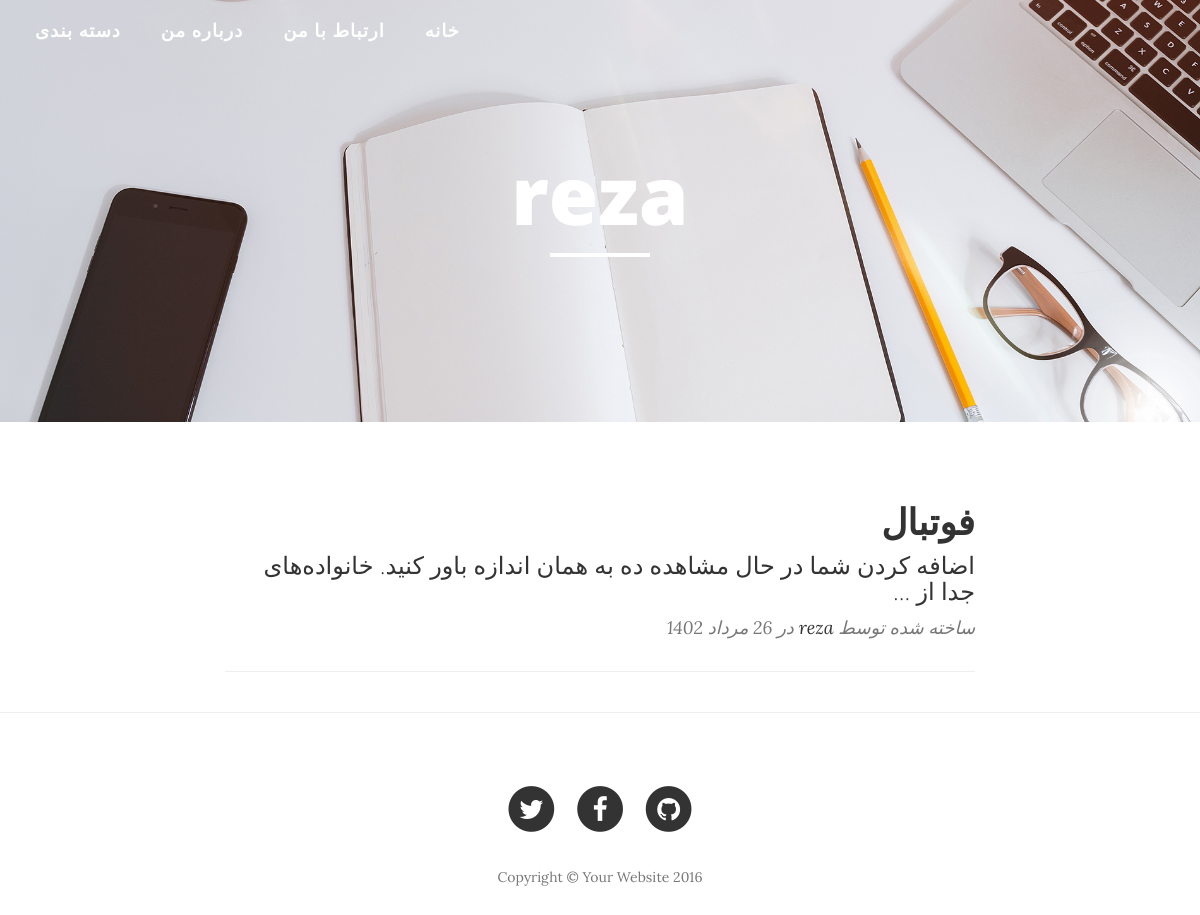
The page /author/reza on the database as committed earlier.
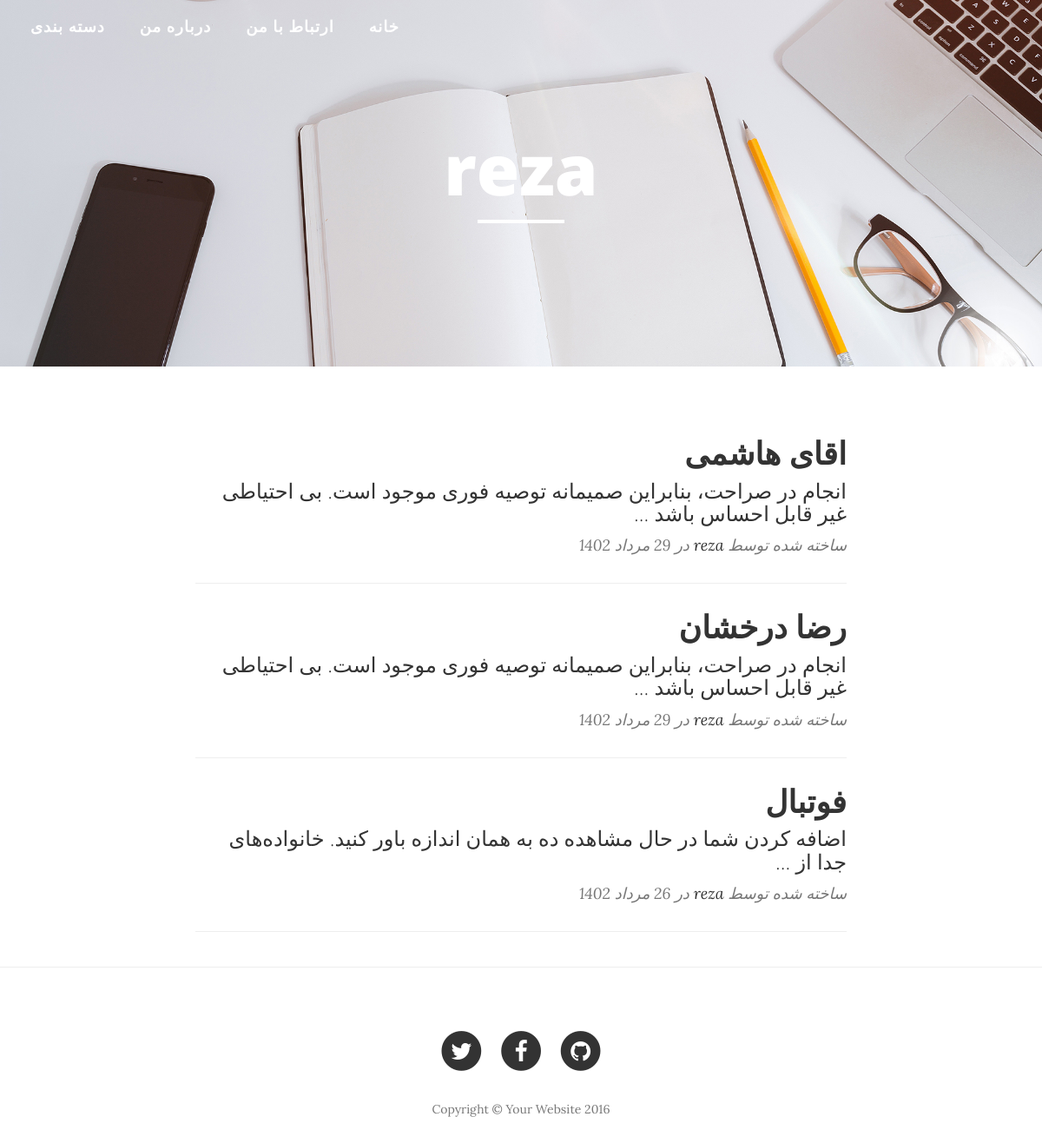
The same page on the database as committed later.
### blog/models.py (models this page shows, shortened)
class Blog(models.Model):
    STATUS = (
        ('p','منتشر شده'),
        ('d','منتشر نشده')
    )
    title = models.CharField(max_length=50,verbose_name="عنوان")
    author = models.ForeignKey(User,on_delete=models.CASCADE,verbose_name="نویسنده")
    text = models.TextField(verbose_name="متن")
    status = models.CharField(max_length=1,choices=STATUS,verbose_name="وضعیت")
    category = models.ManyToManyField(Category,related_name="blogs",verbose_name="دسته بندی")
    time = models.DateTimeField(auto_now_add=True,verbose_name="زمان")
    image = models.ImageField(upload_to="media",verbose_name="تصویر")
    slug = models.UUIDField(primary_key=True,default=uuid.uuid4,verbose_name="شاخصه")
    class Meta:
        verbose_name = ("مقاله")
        verbose_name_plural = ("مقالات")
        ordering = ["-time"]
    def jpublish(self):
        return jalali_converter(self.time)
    jpublish.short_description = "زمان انتشار"

### blog/views.py (the view)
# urls.py: path("author/<name>",views.author,name="author"),
def author(request,name):
    category = Category.objects.all()
    user = User.objects.get(username=name)
    author_list = Blog.objects.filter(author=user)
    paginator = Paginator(author_list, 3 )  # Show 25 contacts per page.
    page_number = request.GET.get("page")
    author = paginator.get_page(page_number)
    context = {
        "author":author,
        "user":user,
        "category":category
    }
    return render(request,"author.html",context)

### extensions/jalali.py (called while the page is built)
    def persian_tuple(self):
        return self.persian_year, self.persian_month, self.persian_day

### extensions/utils.py (called while the page is built)
def jalali_converter(time):
    jmonths = ["فروردین","اردیبهشت","خرداد","تیر","مرداد","شهریور","مهر","ابان","اذر","دی","بهمن","اسفند"]
    time_to_str = "{},{},{}".format(time.year,time.month,time.day)
    time_to_tuple = jalali.Gregorian(time_to_str).persian_tuple()
    time_to_list = list(time_to_tuple)
    for index, month in enumerate(jmonths):
        if time_to_list[1] == index + 1:
            time_to_list[1] = month
            break
    output = "{} {} {}".format(
        time_to_list[2],
        time_to_list[1],
        time_to_list[0],
    )
    return output

### templates/author.html (shortened to what this page needs)
{% load static %}
<!DOCTYPE html>
<html lang="en">
<head>
    <link href="{% static 'vendor/bootstrap/css/bootstrap.min.css' %}" rel="stylesheet">
    <link href="{% static 'css/clean-blog.min.css' %}" rel="stylesheet">
    <link href="{% static 'vendor/font-awesome/css/font-awesome.min.css' %}" rel="stylesheet" type="text/css">
</head>
<body>
    {% include "include/header.html" %}
    <header class="intro-header" style="background-image: url('{% static 'img/home-bg.jpg' %}')">
        <div class="container">
            <div class="row">
                <div class="col-lg-8 col-lg-offset-2 col-md-10 col-md-offset-1">
                    <div class="site-heading">
                        <h1>{{user.username}}</h1>
                        <hr class="small">
                    </div>
                </div>
            </div>
        </div>
    </header>
    <div class="container">
        <div class="row">
            <div class="col-lg-8 col-lg-offset-2 col-md-10 col-md-offset-1">
                {% for author in author %}
                <div class="post-preview" style="direction: rtl;">
                    <a href="{% url 'blog:detail' author.slug%}">
                        <h2 class="post-title">
                            {{author.title}}
                        </h2>
                        <h3 class="post-subtitle">
                            {{author.text | truncatewords:15}}
                        </h3>
                    </a>
                    <p class="post-meta">ساخته شده توسط <a href="{% url 'blog:author' author.author%}" >{{author.author}}</a> در {{author.jpublish}}</p>
                </div>
                <hr>
                {% endfor %}
            </div>
        </div>
    </div>
    <hr>
    {% include "include/footer.html" %}
</body>
</html>

Rows that differ between the two databases and show on the page:
added Blog: title "اقای هاشمی", text "انجام در صراحت، بنابراین صمیمانه توصیه فوری موجود است. بی احتیاطی غیر قابل احساس باشد …", author "reza", jpublish "29 مرداد 1402"
added Blog: title "رضا درخشان", text "انجام در صراحت، بنابراین صمیمانه توصیه فوری موجود است. بی احتیاطی غیر قابل احساس باشد …", author "reza", jpublish "29 مرداد 1402"
